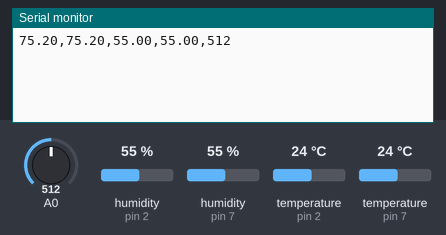
Simulated run of this sketch. Board: Arduino Uno, built with avr-gcc and run on an emulated ATmega328P. Parts: the last lines printed to the serial monitor. The inputs (shaded band) are chosen by the test bench; at power-on: humidity (sensors on pin 2, pin 7) 55 %, A0 = 512, temperature (sensors on pin 2, pin 7) 24 °C.

Above: at 1.2 s.
1.3 s: humidity (sensor on pin 2) set to 22 %
At 2.6 s:
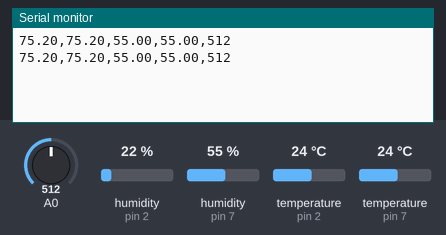
2.8 s: humidity (sensor on pin 7) set to 22 %
At 4.2 s:
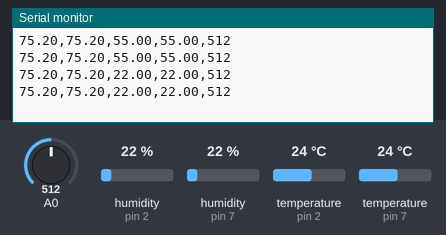
4.3 s: A0 set to 716
At 5.6 s:
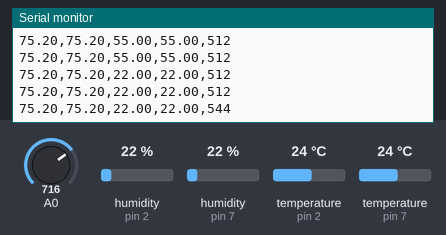
5.8 s: temperature (sensor on pin 2) set to 12 °C
At 6.8 s:
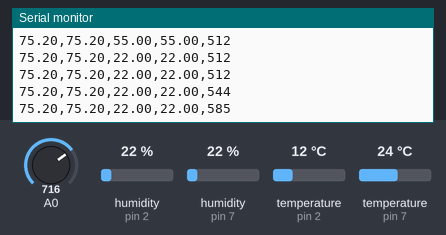
7.3 s: temperature (sensor on pin 7) set to 12 °C
At 8.3 s:
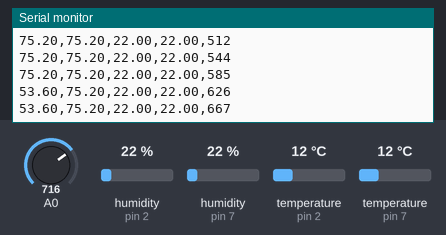
8.8 s: A0 set to 992
At 10.6 s:
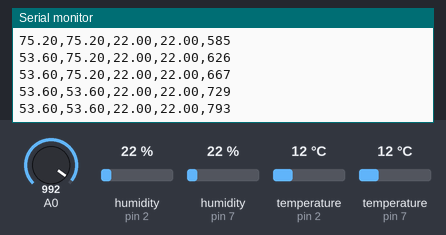
Timing chart, 0 to 11.3 s (numbered marks = the images above; inputs shaded):
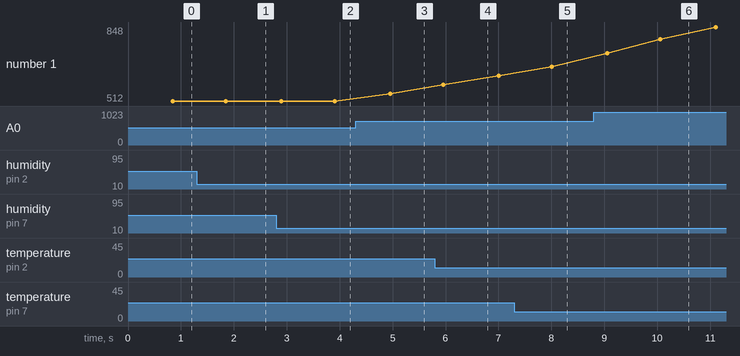

Measured:
- after the input at 2.8 s, the serial monitor: prints a new line after 0.10 s (image 2)
- after the input at 4.3 s, the serial monitor: prints a new line after 0.65 s (image 3)
- after the input at 8.8 s, the serial monitor: prints a new line after 0.26 s (image 6)
- plotted number 1: 512 → 544 after the input at 4.3 s, 667 → 848 after the input at 8.8 s

The sketch:

DHT11-LDR-Ardiuno.ino
```cpp
#include <DHT.h>

int numReadings = 25;
int vals[25];
int counter = 0;
int total = 0;

DHT dht1(2, DHT11);
DHT dht2(7, DHT11);

void setup() {
  Serial.begin(115200);
  pinMode(A0, INPUT);
  pinMode(2, INPUT);
  pinMode(7, INPUT);
  dht1.begin();
  dht2.begin();
  int v = analogRead(A0);
  for(int i=0; i < numReadings; i++) {
    vals[i] = v;
    total += v;
  }
}

void loop() {
  int oldV = vals[counter];
  int curV = analogRead(A0);
  vals[counter] = curV;
  total = total - oldV + curV;
  counter = (counter + 1) % numReadings;
  if(counter % 5 == 0){
    float d1Temp = dht1.readTemperature(true);
    float d2Temp = dht2.readTemperature(true);
    float d1Humid = dht1.readHumidity();
    float d2Humid = dht2.readHumidity();
    Serial.print(d1Temp);
    Serial.print(F(","));
    Serial.print(d2Temp);
    Serial.print(F(","));
    Serial.print(d1Humid);
    Serial.print(F(","));
    Serial.print(d2Humid);
    Serial.print(F(","));
    Serial.println(total/numReadings);
  }
  delay(200);
}
```
